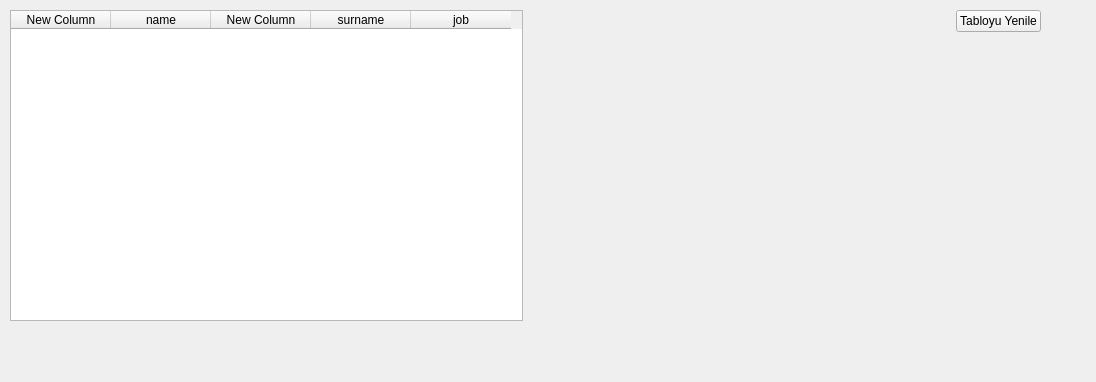
<?xml version="1.0" encoding="UTF-8"?>
<ui version="4.0">
 <class>MainWindow</class>
 <widget class="QMainWindow" name="MainWindow">
  <property name="geometry">
   <rect>
    <x>0</x>
    <y>0</y>
    <width>1096</width>
    <height>382</height>
   </rect>
  </property>
  <property name="windowTitle">
   <string>MainWindow</string>
  </property>
  <widget class="QWidget" name="centralwidget">
   <widget class="QWidget" name="">
    <property name="geometry">
     <rect>
      <x>10</x>
      <y>10</y>
      <width>1031</width>
      <height>311</height>
     </rect>
    </property>
    <layout class="QHBoxLayout" name="horizontalLayout_2">
     <item>
      <widget class="QTableWidget" name="tablo">
       <column>
        <property name="text">
         <string>New Column</string>
        </property>
       </column>
       <column>
        <property name="text">
         <string>name</string>
        </property>
       </column>
       <column>
        <property name="text">
         <string>New Column</string>
        </property>
       </column>
       <column>
        <property name="text">
         <string>surname</string>
        </property>
       </column>
       <column>
        <property name="text">
         <string>job</string>
        </property>
       </column>
      </widget>
     </item>
     <item>
      <layout class="QVBoxLayout" name="verticalLayout">
       <item>
        <layout class="QHBoxLayout" name="horizontalLayout">
         <item>
          <spacer name="horizontalSpacer">
           <property name="orientation">
            <enum>Qt::Horizontal</enum>
           </property>
           <property name="sizeHint" stdset="0">
            <size>
             <width>40</width>
             <height>20</height>
            </size>
           </property>
          </spacer>
         </item>
         <item>
          <widget class="QPushButton" name="pushButton">
           <property name="text">
            <string>Tabloyu Yenile</string>
           </property>
          </widget>
         </item>
        </layout>
       </item>
       <item>
        <spacer name="verticalSpacer">
         <property name="orientation">
          <enum>Qt::Vertical</enum>
         </property>
         <property name="sizeHint" stdset="0">
          <size>
           <width>20</width>
           <height>40</height>
          </size>
         </property>
        </spacer>
       </item>
      </layout>
     </item>
    </layout>
   </widget>
  </widget>
  <widget class="QMenuBar" name="menubar">
   <property name="geometry">
    <rect>
     <x>0</x>
     <y>0</y>
     <width>1096</width>
     <height>21</height>
    </rect>
   </property>
  </widget>
 </widget>
 <resources/>
 <connections/>
</ui>
